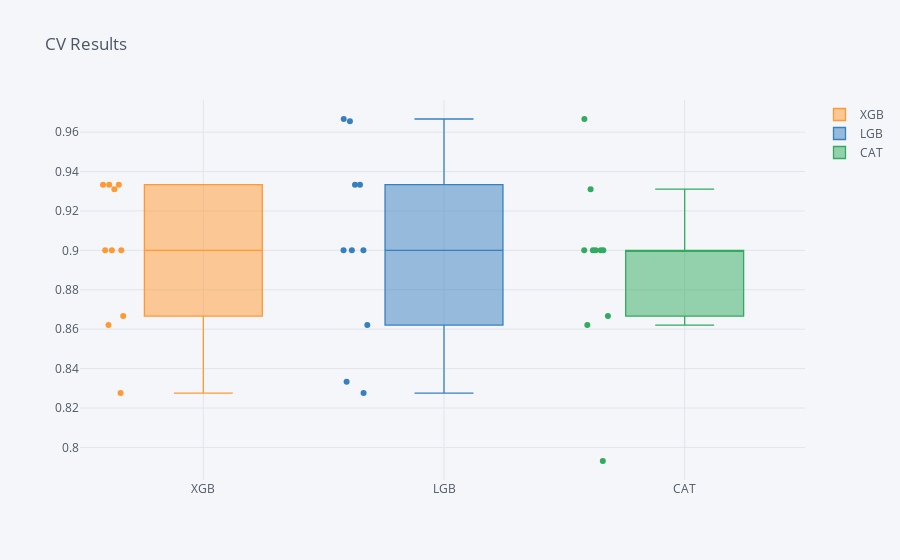
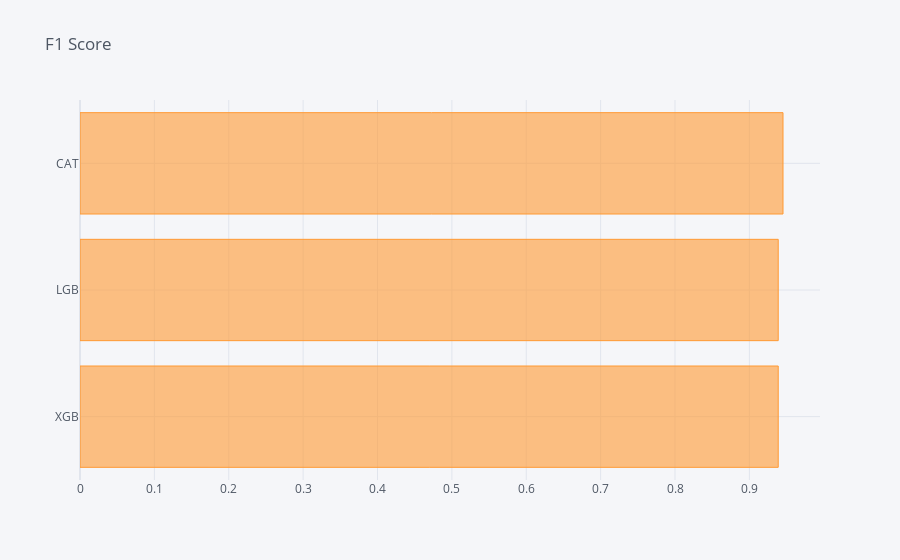
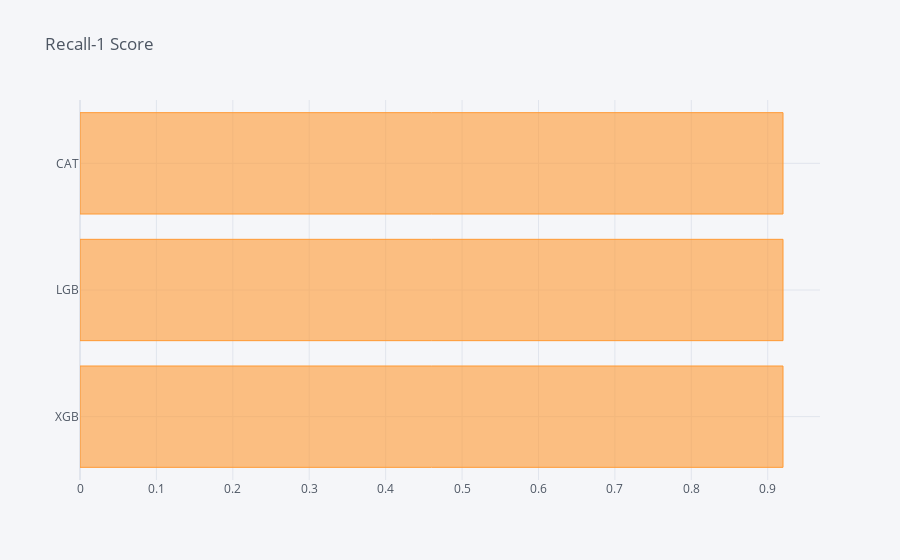
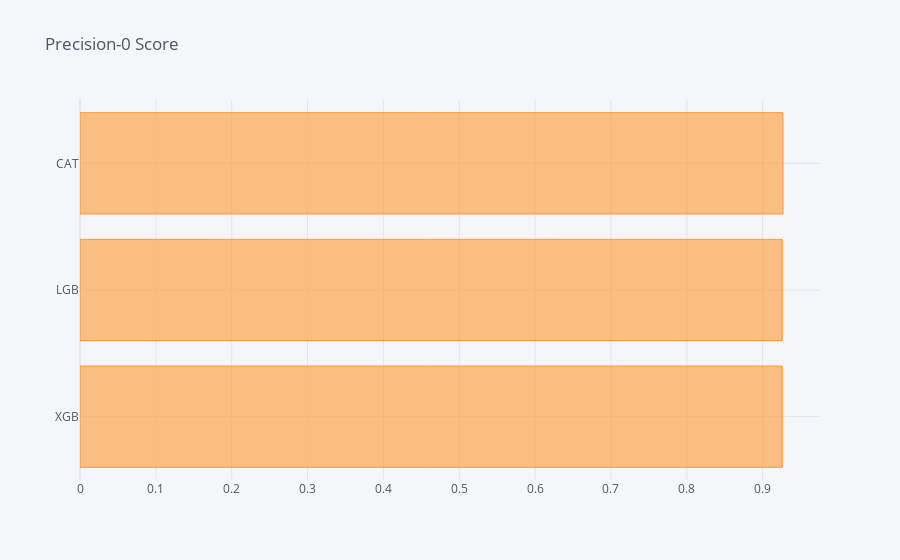

Source (notebook cell) for these figures, in order:
### Code cell
models = []
models.append(("XGB", XGBClassifier(random_state=42, verbosity = 0)))
models.append(("LGB", LGBMClassifier(random_state=42)))
models.append(("CAT", CatBoostClassifier(random_state=42,
                                         verbose=0, 
                                         cat_features=X_categorical_list)))

# evaluate each model in turn

results = []
names = []
f1_scores = []
recall_scores = []
precision_scores = []
roc_auc_scores = []
precision_recall_auc_scores = []

for name, model in models:
    if name != "CAT":
        pipe = Pipeline([("model", model)])
        kfold = StratifiedKFold(n_splits=10, random_state=42, shuffle=True)
        cv_results = cross_val_score(pipe, X_train, y_train, cv=kfold, scoring="recall")

        results.append(cv_results)
        names.append(name)

        print(f"{name} MODEL: {round(cv_results.mean(), 4)}")
        y_pred = pipe.fit(X_train, y_train).predict(X_test)

        f1_scores.append(f1_score(y_test, y_pred))
        recall_scores.append(recall_score(y_test, y_pred))
        precision_scores.append(precision_score(y_test, y_pred, pos_label=0))
        roc_auc_scores.append(roc_auc_score(y_test, y_pred))
        # calculate the precision-recall auc
        precision, recall, _ = precision_recall_curve(y_test, y_pred)
        precision_recall_auc_scores.append(auc(recall, precision))
        
        comp_recall.append(recall_score(y_test, y_pred))
        comp_recall_name.append(f"{name} Default")

    else:
        
        kfold = StratifiedKFold(n_splits=10, random_state=42, shuffle=True)
        cv_results = cross_val_score(model, X_train, y_train, cv=kfold, scoring="recall")

        results.append(cv_results)
        names.append(name)

        print(f"{name} MODEL: {round(cv_results.mean(), 4)}")
        
        y_pred = model.fit(X_train, y_train, cat_features=X_categorical_list).predict(X_test)

        f1_scores.append(f1_score(y_test, y_pred))
        recall_scores.append(recall_score(y_test, y_pred))
        precision_scores.append(precision_score(y_test, y_pred, pos_label=0))
        roc_auc_scores.append(roc_auc_score(y_test, y_pred))
        # calculate the precision-recall auc
        precision, recall, _ = precision_recall_curve(y_test, y_pred)
        precision_recall_auc_scores.append(auc(recall, precision))
        
        comp_recall.append(recall_score(y_test, y_pred))
        comp_recall_name.append(f"{name} Default")
    
result_df = pd.DataFrame(results, columns=[i for i in range(1, 11)], index=names).T
result_df.iplot(kind="box", boxpoints="all", title="CV Results")

compare = pd.DataFrame({"F1": f1_scores,
                        "Recall-1": recall_scores,
                        "Precision-0": precision_scores,
                        "ROC AUC": roc_auc_scores,
                        "Recall AUC": precision_recall_auc_scores
                        }, index=names)

for score in compare.columns:
    compare[score].sort_values().iplot(kind="barh", title=f"{score} Score")
    
compare

### Figure 1 — Plotly figure (JSON) as saved in the notebook; plotly's stock layout.template omitted (floating-point values rounded to 4 significant figures)
{"data": [{"boxpoints": "all", "line": {"width": 1.3}, "marker": {"color": "rgba(255, 153, 51, 1.0)"}, "name": "XGB", "orientation": "v", "type": "box", "y": [0.8276, 0.9333, 0.9333, 0.9333, 0.8667, 0.9, 0.9, 0.9, 0.8621, 0.931]}, {"boxpoints": "all", "line": {"width": 1.3}, "marker": {"color": "rgba(55, 128, 191, 1.0)"}, "name": "LGB", "orientation": "v", "type": "box", "y": [0.8276, 0.9, 0.9333, 0.9333, 0.9, 0.9, 0.9667, 0.8333, 0.8621, 0.9655]}, {"boxpoints": "all", "line": {"width": 1.3}, "marker": {"color": "rgba(50, 171, 96, 1.0)"}, "name": "CAT", "orientation": "v", "type": "box", "y": [0.7931, 0.9, 0.9, 0.9, 0.8667, 0.9, 0.9667, 0.9, 0.8621, 0.931]}], "layout": {"legend": {"bgcolor": "#F5F6F9", "font": {"color": "#4D5663"}}, "paper_bgcolor": "#F5F6F9", "plot_bgcolor": "#F5F6F9", "title": {"font": {"color": "#4D5663"}, "text": "CV Results"}, "xaxis": {"gridcolor": "#E1E5ED", "showgrid": true, "tickfont": {"color": "#4D5663"}, "title": {"font": {"color": "#4D5663"}, "text": ""}, "zerolinecolor": "#E1E5ED"}, "yaxis": {"gridcolor": "#E1E5ED", "showgrid": true, "tickfont": {"color": "#4D5663"}, "title": {"font": {"color": "#4D5663"}, "text": ""}, "zerolinecolor": "#E1E5ED"}}}

### Figure 2 — Plotly figure (JSON) as saved in the notebook; plotly's stock layout.template omitted (floating-point values rounded to 4 significant figures)
{"data": [{"marker": {"color": "rgba(255, 153, 51, 0.6)", "line": {"color": "rgba(255, 153, 51, 1.0)", "width": 1}}, "name": "F1", "orientation": "h", "text": "", "type": "bar", "x": [0.9388, 0.9388, 0.9452], "y": ["XGB", "LGB", "CAT"]}], "layout": {"legend": {"bgcolor": "#F5F6F9", "font": {"color": "#4D5663"}}, "paper_bgcolor": "#F5F6F9", "plot_bgcolor": "#F5F6F9", "title": {"font": {"color": "#4D5663"}, "text": "F1 Score"}, "xaxis": {"gridcolor": "#E1E5ED", "showgrid": true, "tickfont": {"color": "#4D5663"}, "title": {"font": {"color": "#4D5663"}, "text": ""}, "zerolinecolor": "#E1E5ED"}, "yaxis": {"gridcolor": "#E1E5ED", "showgrid": true, "tickfont": {"color": "#4D5663"}, "title": {"font": {"color": "#4D5663"}, "text": ""}, "zerolinecolor": "#E1E5ED"}}}

### Figure 3 — Plotly figure (JSON) as saved in the notebook; plotly's stock layout.template omitted (floating-point values rounded to 4 significant figures)
{"data": [{"marker": {"color": "rgba(255, 153, 51, 0.6)", "line": {"color": "rgba(255, 153, 51, 1.0)", "width": 1}}, "name": "Recall-1", "orientation": "h", "text": "", "type": "bar", "x": [0.92, 0.92, 0.92], "y": ["XGB", "LGB", "CAT"]}], "layout": {"legend": {"bgcolor": "#F5F6F9", "font": {"color": "#4D5663"}}, "paper_bgcolor": "#F5F6F9", "plot_bgcolor": "#F5F6F9", "title": {"font": {"color": "#4D5663"}, "text": "Recall-1 Score"}, "xaxis": {"gridcolor": "#E1E5ED", "showgrid": true, "tickfont": {"color": "#4D5663"}, "title": {"font": {"color": "#4D5663"}, "text": ""}, "zerolinecolor": "#E1E5ED"}, "yaxis": {"gridcolor": "#E1E5ED", "showgrid": true, "tickfont": {"color": "#4D5663"}, "title": {"font": {"color": "#4D5663"}, "text": ""}, "zerolinecolor": "#E1E5ED"}}}

### Figure 4 — Plotly figure (JSON) as saved in the notebook; plotly's stock layout.template omitted (floating-point values rounded to 4 significant figures)
{"data": [{"marker": {"color": "rgba(255, 153, 51, 0.6)", "line": {"color": "rgba(255, 153, 51, 1.0)", "width": 1}}, "name": "Precision-0", "orientation": "h", "text": "", "type": "bar", "x": [0.9259, 0.9259, 0.9268], "y": ["XGB", "LGB", "CAT"]}], "layout": {"legend": {"bgcolor": "#F5F6F9", "font": {"color": "#4D5663"}}, "paper_bgcolor": "#F5F6F9", "plot_bgcolor": "#F5F6F9", "title": {"font": {"color": "#4D5663"}, "text": "Precision-0 Score"}, "xaxis": {"gridcolor": "#E1E5ED", "showgrid": true, "tickfont": {"color": "#4D5663"}, "title": {"font": {"color": "#4D5663"}, "text": ""}, "zerolinecolor": "#E1E5ED"}, "yaxis": {"gridcolor": "#E1E5ED", "showgrid": true, "tickfont": {"color": "#4D5663"}, "title": {"font": {"color": "#4D5663"}, "text": ""}, "zerolinecolor": "#E1E5ED"}}}
